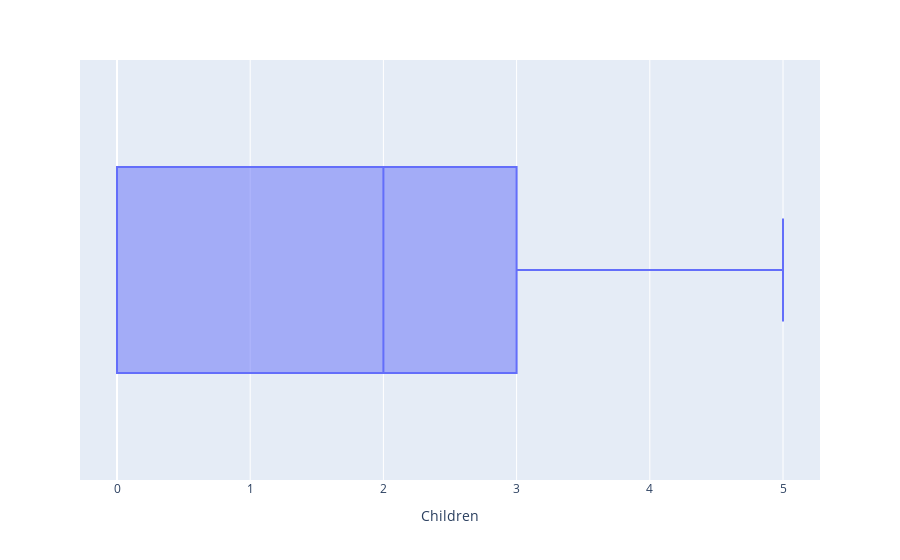

Here is the notebook cell this chart was saved with:
### Code cell
#Variable children
fig = px.box(df, x = "Children")
fig.show()

### Figure 1 — Plotly figure (JSON) as saved in the notebook; plotly's stock layout.template omitted (floating-point values rounded to 4 significant figures; data arrays with more than 128 entries replaced by an {"elided": "..."} marker saying what was removed)
{"data": [{"alignmentgroup": "True", "hovertemplate": "Children=%{x}<extra></extra>", "legendgroup": "", "marker": {"color": "#636efa"}, "name": "", "notched": false, "offsetgroup": "", "orientation": "h", "showlegend": false, "type": "box", "x": {"elided": "989 float values"}, "x0": " ", "xaxis": "x", "y0": " ", "yaxis": "y"}], "layout": {"boxmode": "group", "legend": {"tracegroupgap": 0}, "margin": {"t": 60}, "xaxis": {"anchor": "y", "domain": [0, 1], "title": {"text": "Children"}}, "yaxis": {"anchor": "x", "domain": [0, 1]}}}
